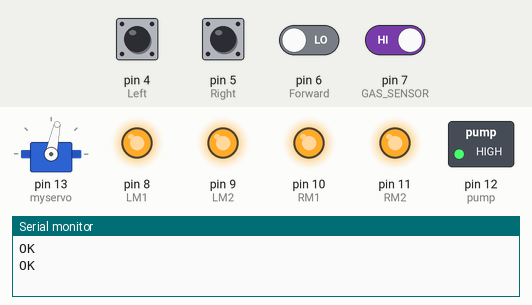
Recording of a sketch running on a simulated Arduino Uno, built with avr-gcc and run on an emulated ATmega328P. Parts: servo, switched loads named in the sketch (green lamp = pin HIGH), output pins drawn as LEDs (lit = HIGH), the last lines printed to the serial monitor. The inputs (shaded band) are chosen by the test bench; at power-on: pin 7 (GAS_SENSOR) HIGH, pin 4 (Left), pin 5 (Right), pin 6 (Forward) LOW. The modem accepts every AT command (registered, SIM ready, sends succeed) and sends nothing else.

Above: at 4.2 s.
4.3 s: pin 6 (Forward) driven HIGH
At 5.5 s:
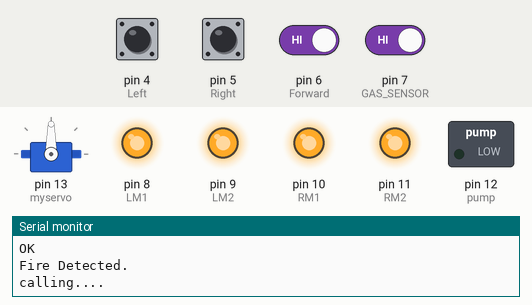
26.3 s: pin 4 (Left) pulled HIGH for 1 s
At 28.5 s:
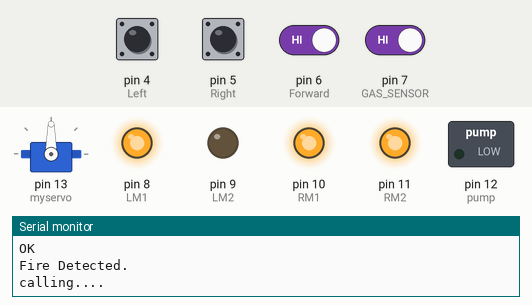
28.8 s: pin 6 (Forward) driven LOW
At 29.7 s:
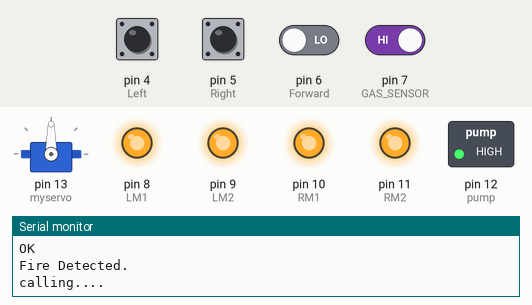
50.8 s: pin 7 (GAS_SENSOR) driven LOW
61.2 s: pin 7 (GAS_SENSOR) driven HIGH
Timing chart, 0 to 84.2 s (numbered marks = the images above; inputs shaded):
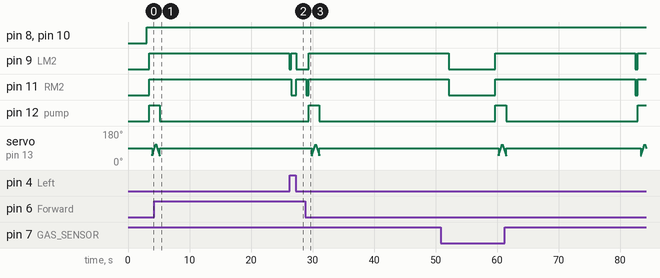

Measured:
- after the input at 4.3 s, pin 11 (RM2): stays HIGH (without the input it goes to LOW after 21.9 s)
- after the input at 26.3 s, pin 9 (LM2): LOW → HIGH after 0.27 s, → LOW 0.80 s later; pin 11 (RM2): HIGH → LOW after 0.27 s, → HIGH 0.80 s later
- after the input at 28.8 s, pin 9 (LM2): LOW → HIGH after 0.57 s; pin 11 (RM2): HIGH → LOW after 0.17 s, → HIGH 0.40 s later; pin 12 (pump): LOW → HIGH after 0.57 s, → LOW 1.7 s later

The sketch:

Fire_Fighting_Bot.ino
```cpp
/*------ Arduino Fire Fighting Robot ver 2.0 Code by hobby project---- */

#include <Servo.h>            //include servo.h library
#include <SoftwareSerial.h>  //include SoftwareSerial.h library

Servo myservo;

int pos = 0;
boolean fire = false;


const String PHONE = "+91**********"; //use your number with country code

#define rxPin 2
#define txPin 3
SoftwareSerial sim800L(rxPin,txPin);
#define Left 4          // left sensor
#define Right 5         // right sensor
#define Forward 6       //front sensor
#define GAS_SENSOR 7    //Gas sensor
#define LM1 8           // left motor
#define LM2 9           // left motor
#define RM1 10          // right motor
#define RM2 11          // right motor
#define pump 12         //water pumb


void setup()
{

  Serial.begin(115200);

  sim800L.begin(9600);

  sim800L.println("AT");
  delay(1000);
  sim800L.println("AT+CMGF=1");
  delay(1000);

  pinMode(Left, INPUT);
  pinMode(Right, INPUT);
  pinMode(Forward, INPUT);
  pinMode(GAS_SENSOR, INPUT);
  pinMode(LM1, OUTPUT);
  pinMode(LM2, OUTPUT);
  pinMode(RM1, OUTPUT);
  pinMode(RM2, OUTPUT);
  pinMode(pump, OUTPUT);

  myservo.attach(13);
  myservo.write(90);

   while(sim800L.available()){
  Serial.println(sim800L.readString());
  }

}

void put_off_fire()
{


    digitalWrite(LM1, HIGH);
    digitalWrite(LM2, HIGH);
    digitalWrite(RM1, HIGH);
    digitalWrite(RM2, HIGH);
    digitalWrite(pump,HIGH);
    delay(500);


    for (pos = 50; pos <= 110; pos += 1) {
    myservo.write(pos);
    delay(10);
  }
  for (pos = 110; pos >= 50; pos -= 1) {
    myservo.write(pos);
    delay(10);
  }
  digitalWrite(pump,LOW);
  myservo.write(90);
  fire=false;
}

void loop()
{


  myservo.write(90); //Sweep_Servo();

  if (digitalRead(Left) ==1 && digitalRead(Right)==1 && digitalRead(Forward) ==1)
    {
    delay(500);
    digitalWrite(LM1, HIGH);
    digitalWrite(LM2, HIGH);
    digitalWrite(RM1, HIGH);
    digitalWrite(RM2, HIGH);
    }
    else if (digitalRead(Forward) ==0)
    {
    digitalWrite(LM1, HIGH);
    digitalWrite(LM2, LOW);
    digitalWrite(RM1, HIGH);
    digitalWrite(RM2, LOW);
    fire = true;

    }

    else if (digitalRead(Left) ==0)
    {
    digitalWrite(LM1, HIGH);
    digitalWrite(LM2, LOW);
    digitalWrite(RM1, HIGH);
    digitalWrite(RM2, HIGH);
    }

    else if (digitalRead(Right) ==0)
    {
    digitalWrite(LM1, HIGH);
    digitalWrite(LM2, HIGH);
    digitalWrite(RM1, HIGH);
    digitalWrite(RM2, LOW);
    }
    delay(400);//change this value to change the distance

     if(digitalRead(GAS_SENSOR)== 0)
    {
     Serial.println("Gas is Detected.");
      send_sms();
    }

     while (fire == true)
     {
      put_off_fire();
      Serial.println("Fire Detected.");
      make_call();
     }}
     void make_call()
{
    Serial.println("calling....");
    sim800L.println("ATD"+PHONE+";");
    delay(20000); //20 sec delay
    sim800L.println("ATH");
    delay(1000); //1 sec delay
}

void send_sms()
{
    Serial.println("sending sms....");
    delay(50);
    sim800L.print("AT+CMGF=1\r");
    delay(1000);
    sim800L.print("AT+CMGS=\""+PHONE+"\"\r");
    delay(1000);
    sim800L.print("Gas Detected");
    delay(100);
    sim800L.write(0x1A);
    delay(5000);
}
```
